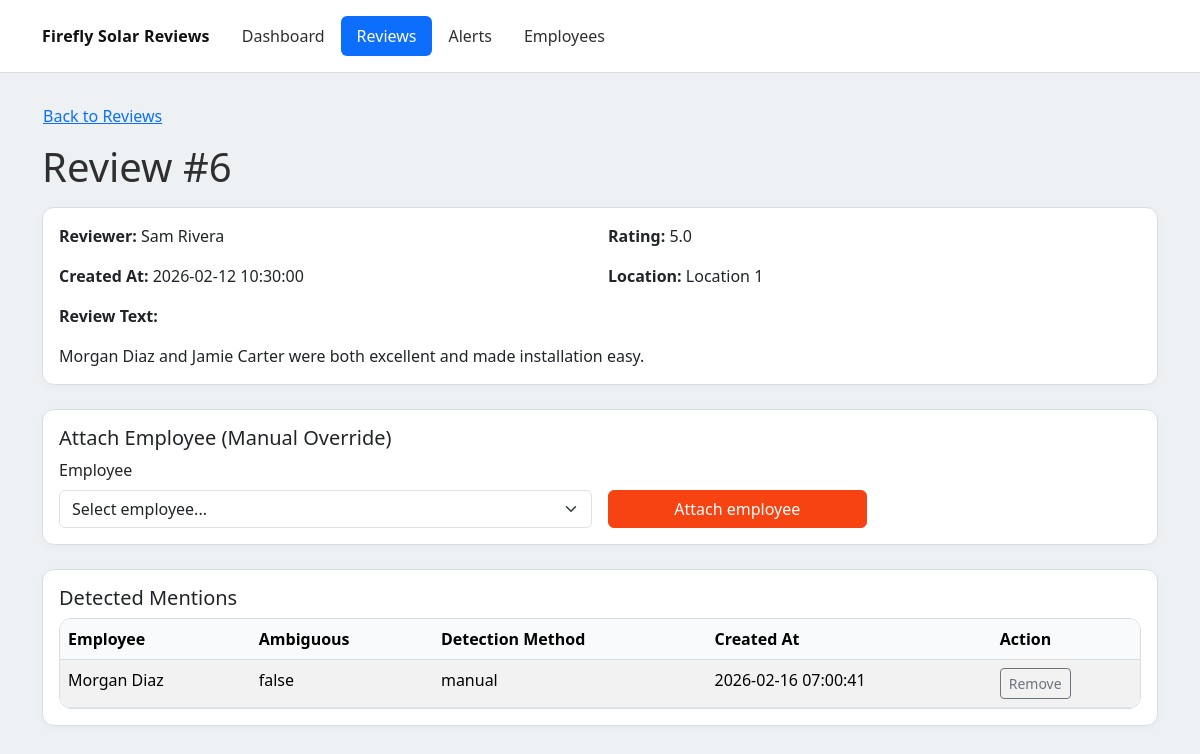
The page /reviews/6 on the database its author committed.
### app/models.py (models this page shows)
class Review(Base):
    __tablename__ = "reviews"
    id: Mapped[int] = mapped_column(Integer, primary_key=True, index=True)
    location_id: Mapped[int] = mapped_column(ForeignKey("locations.id"), nullable=False, index=True)
    google_review_id: Mapped[str] = mapped_column(String(255), unique=True, nullable=False)
    reviewer_name: Mapped[str] = mapped_column(String(255), nullable=False)
    rating: Mapped[float] = mapped_column(Float, nullable=False)
    review_text: Mapped[str] = mapped_column(Text, nullable=False)
    review_date: Mapped[datetime] = mapped_column(DateTime, nullable=False)
    created_at: Mapped[datetime] = mapped_column(DateTime, default=datetime.utcnow, nullable=False)

class Location(Base):
    __tablename__ = "locations"
    id: Mapped[int] = mapped_column(Integer, primary_key=True, index=True)
    name: Mapped[str] = mapped_column(String(255), nullable=False)
    place_id: Mapped[str] = mapped_column(String(255), unique=True, nullable=False)
    is_active: Mapped[bool] = mapped_column(Boolean, default=True, nullable=False)
    created_at: Mapped[datetime] = mapped_column(DateTime, default=datetime.utcnow, nullable=False)

class Employee(Base):
    __tablename__ = "employees"
    id: Mapped[int] = mapped_column(Integer, primary_key=True, index=True)
    location_id: Mapped[int] = mapped_column(ForeignKey("locations.id"), nullable=False, index=True)
    full_name: Mapped[str] = mapped_column(String(255), nullable=False)
    is_active: Mapped[bool] = mapped_column(Boolean, default=True, nullable=False)
    created_at: Mapped[datetime] = mapped_column(DateTime, default=datetime.utcnow, nullable=False)

class EmployeeMention(Base):
    __tablename__ = "employee_mentions"
    id: Mapped[int] = mapped_column(Integer, primary_key=True, index=True)
    review_id: Mapped[int] = mapped_column(ForeignKey("reviews.id"), nullable=False, index=True)
    employee_id: Mapped[int] = mapped_column(ForeignKey("employees.id"), nullable=True, index=True)
    detection_method: Mapped[str] = mapped_column(String(32), nullable=False, default="auto")
    ambiguity_flag: Mapped[bool] = mapped_column(Boolean, nullable=False, default=False)
    confidence_score: Mapped[float] = mapped_column(Float, nullable=True)
    mention_text: Mapped[str] = mapped_column(Text, nullable=True)
    created_at: Mapped[datetime] = mapped_column(DateTime, default=datetime.utcnow, nullable=False)

### app/main.py (the view)
@app.get("/reviews/{review_id}", response_class=HTMLResponse)
def review_detail_page(request: Request, review_id: int) -> HTMLResponse:
    db: Session = SessionLocal()
    try:
        row = (
            db.query(models.Review, models.Location)
            .join(models.Location, models.Review.location_id == models.Location.id)
            .filter(models.Review.id == review_id)
            .first()
        )
        if row is None:
            return HTMLResponse(status_code=404, content="Review not found")
        review, location = row
        manual_mentions = (
            db.query(models.EmployeeMention)
            .filter(models.EmployeeMention.review_id == review.id)
            .filter(models.EmployeeMention.detection_method == "manual")
            .order_by(models.EmployeeMention.created_at.desc())
            .all()
        )
        if manual_mentions:
            mention_rows = manual_mentions
        else:
            mention_rows = (
                db.query(models.EmployeeMention)
                .filter(models.EmployeeMention.review_id == review.id)
                .order_by(models.EmployeeMention.created_at.desc())
                .all()
            )
        mentions = []
        for mention in mention_rows:
            employee_name = "Ambiguous"
            if mention.employee_id is not None:
                employee = db.query(models.Employee).filter(models.Employee.id == mention.employee_id).first()
                if employee:
                    employee_name = employee.full_name
            mentions.append(
                {
                    "id": mention.id,
                    "employee_name": employee_name,
                    "ambiguity_flag": mention.ambiguity_flag,
                    "detection_method": mention.detection_method,
                    "created_at": mention.created_at,
                }
            )
        employees = db.query(models.Employee).order_by(models.Employee.full_name.asc()).all()
        return templates.TemplateResponse(
            request=request,
            name="review_detail.html",
            context={
                "title": f"Review {review.id}",
                "review": review,
                "location": location,
                "mentions": mentions,
                "employees": employees,
            },
        )
    finally:
        db.close()

### app/templates/review_detail.html (shortened to what this page needs)
<!doctype html>
<html lang="en">
  <head>
    <link
      href="https://cdn.jsdelivr.net/npm/bootstrap@5.3.3/dist/css/bootstrap.min.css"
      rel="stylesheet"
    />
    <link href="/static/app.css" rel="stylesheet" />
  </head>
  <body>
    <header class="app-header mb-4">
      <div class="container py-3 d-flex flex-wrap align-items-center gap-3">
        <a href="/" class="brand">Firefly Solar Reviews</a>
        <nav class="nav nav-pills">
          <a class="nav-link {% if request.url.path == '/dashboard' %}active{% endif %}" href="/dashboard">Dashboard</a>
          <a class="nav-link {% if request.url.path.startswith('/reviews') %}active{% endif %}" href="/reviews">Reviews</a>
          <a class="nav-link {% if request.url.path == '/alerts' %}active{% endif %}" href="/alerts">Alerts</a>
          <a class="nav-link {% if request.url.path.startswith('/employees') %}active{% endif %}" href="/employees">Employees</a>
        </nav>
      </div>
    </header>
    <div class="container pb-4">
      <a href="/reviews" class="btn btn-link ps-0 mb-2">Back to Reviews</a>
      <h1 class="mb-3">Review #{{ review.id }}</h1>
      <div class="card mb-4">
        <div class="card-body">
          <div class="row g-3">
            <div class="col-md-6"><strong>Reviewer:</strong> {{ review.reviewer_name }}</div>
            <div class="col-md-6"><strong>Rating:</strong> {{ review.rating }}</div>
            <div class="col-md-6">
              <strong>Created At:</strong>
              {{ review.created_at.strftime("%Y-%m-%d %H:%M:%S") if review.created_at else "" }}
            </div>
            <div class="col-md-6"><strong>Location:</strong> {{ location.name }}</div>
            <div class="col-12"><strong>Review Text:</strong></div>
            <div class="col-12">{{ review.review_text }}</div>
          </div>
        </div>
      </div>
      <div class="card mb-4">
        <div class="card-body">
          <h5 class="card-title">Attach Employee (Manual Override)</h5>
          <form method="post" action="/reviews/{{ review.id }}/mentions" class="row g-3 align-items-end">
            <div class="col-12 col-md-6">
              <label for="employee_id" class="form-label">Employee</label>
              <select class="form-select" id="employee_id" name="employee_id" required>
                <option value="">Select employee...</option>
              </select>
            </div>
            <div class="col-12 col-md-3">
              <button type="submit" class="btn btn-primary w-100">Attach employee</button>
            </div>
          </form>
        </div>
      </div>
      <div class="card">
        <div class="card-body">
          <h5 class="card-title">Detected Mentions</h5>
          <div class="table-wrap">
            <table class="table table-striped">
              <thead>
                <tr>
                  <th>Employee</th>
                  <th>Ambiguous</th>
                  <th>Detection Method</th>
                  <th>Created At</th>
                  <th>Action</th>
                </tr>
              </thead>
              <tbody>
                {% for mention in mentions %}
                <tr>
                  <td>{{ mention.employee_name }}</td>
                  <td>{{ "true" if mention.ambiguity_flag else "false" }}</td>
                  <td>{{ mention.detection_method }}</td>
                  <td>{{ mention.created_at.strftime("%Y-%m-%d %H:%M:%S") if mention.created_at else "" }}</td>
                  <td>
                    <form method="post" action="/reviews/{{ review.id }}/mentions/{{ mention.id }}/remove">
                      <button type="submit" class="btn btn-sm btn-outline-secondary">Remove</button>
                    </form>
                  </td>
                </tr>
                {% endfor %}
              </tbody>
            </table>
          </div>
        </div>
      </div>
    </div>
  </body>
</html>

### app/static/app.css (style rules this page uses)
:root { --firefly-orange: #F74211; --firefly-black: #111111; --firefly-white: #ffffff; --firefly-dark-grey: #2f2f2f; --firefly-light-grey: #eef1f4; --firefly-border: #d9dee5; }
body { background: var(--firefly-light-grey); color: var(--firefly-dark-grey); }
.app-header { background: var(--firefly-white); border-bottom: 1px solid var(--firefly-border); }
.brand { color: var(--firefly-black); font-weight: 700; letter-spacing: 0.2px; text-decoration: none; }
.nav-link { color: var(--firefly-dark-grey); border-radius: 8px; }
.nav-link.active { color: var(--firefly-white); background: var(--firefly-orange); }
.btn-primary { background: var(--firefly-orange); border-color: var(--firefly-orange); }
.card { border: 1px solid var(--firefly-border); border-radius: 12px; box-shadow: 0 2px 8px rgba(0, 0, 0, 0.03); }
.table-wrap { border: 1px solid var(--firefly-border); border-radius: 12px; overflow: hidden; }
.table { margin-bottom: 0; }
.table thead th { background: #f8fafc; border-bottom: 1px solid var(--firefly-border); }
a { color: var(--firefly-orange); }

### rows shown on the page
Review: id "6", reviewer_name "Sam Rivera", rating "5.0", created_at "2026-02-12 10:30:00", review_text "Morgan Diaz and Jamie Carter were both excellent and made installation easy."
Location: name "Location 1"
Employee: employee_name "Morgan Diaz"
EmployeeMention: detection_method "manual", created_at "2026-02-16 07:00:41"

### other values the page prints
{{ "true" if mention.ambiguity_flag else "false" }} "false"
